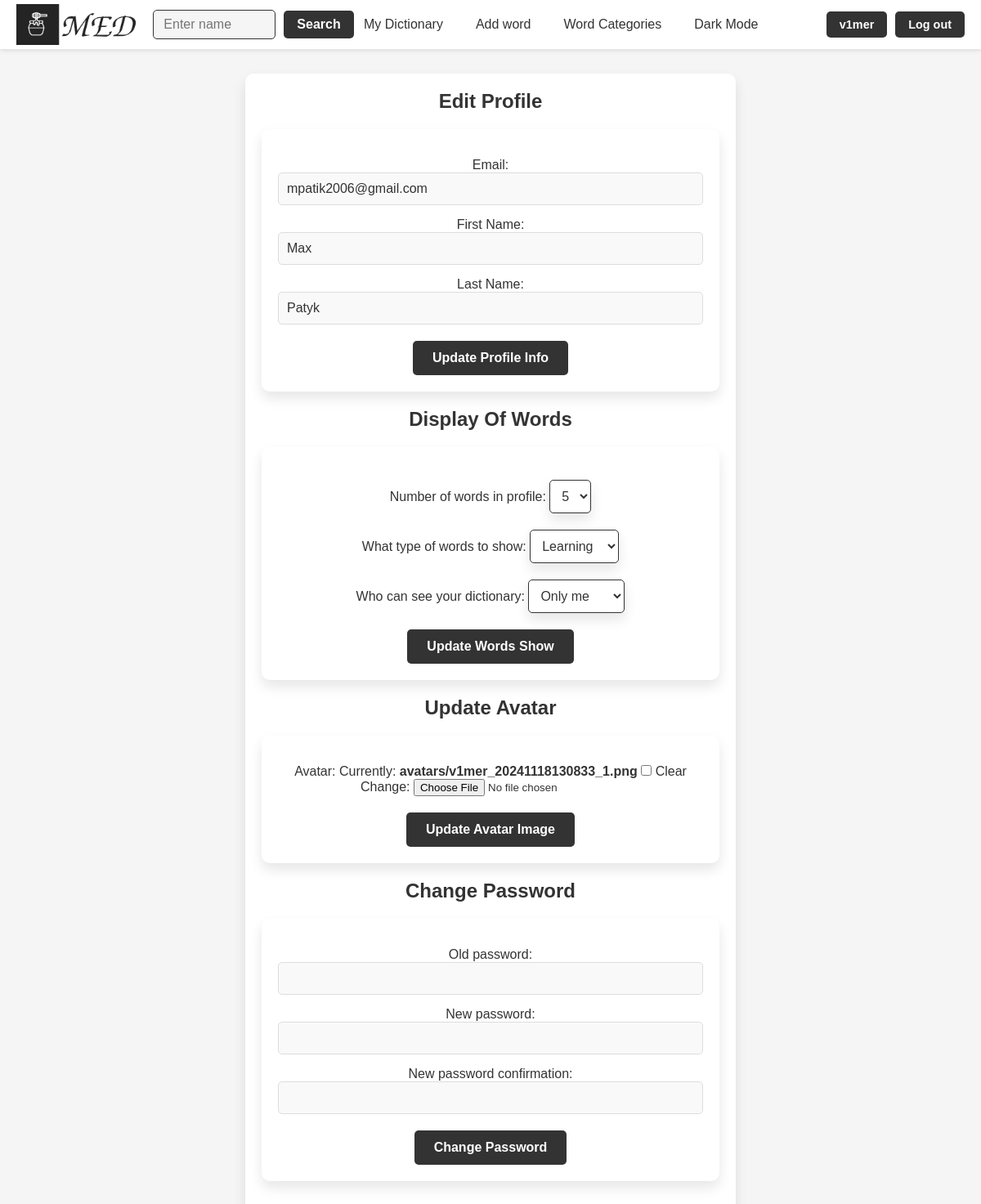
Page /edit_profile/ (signed in) on the earlier database version.
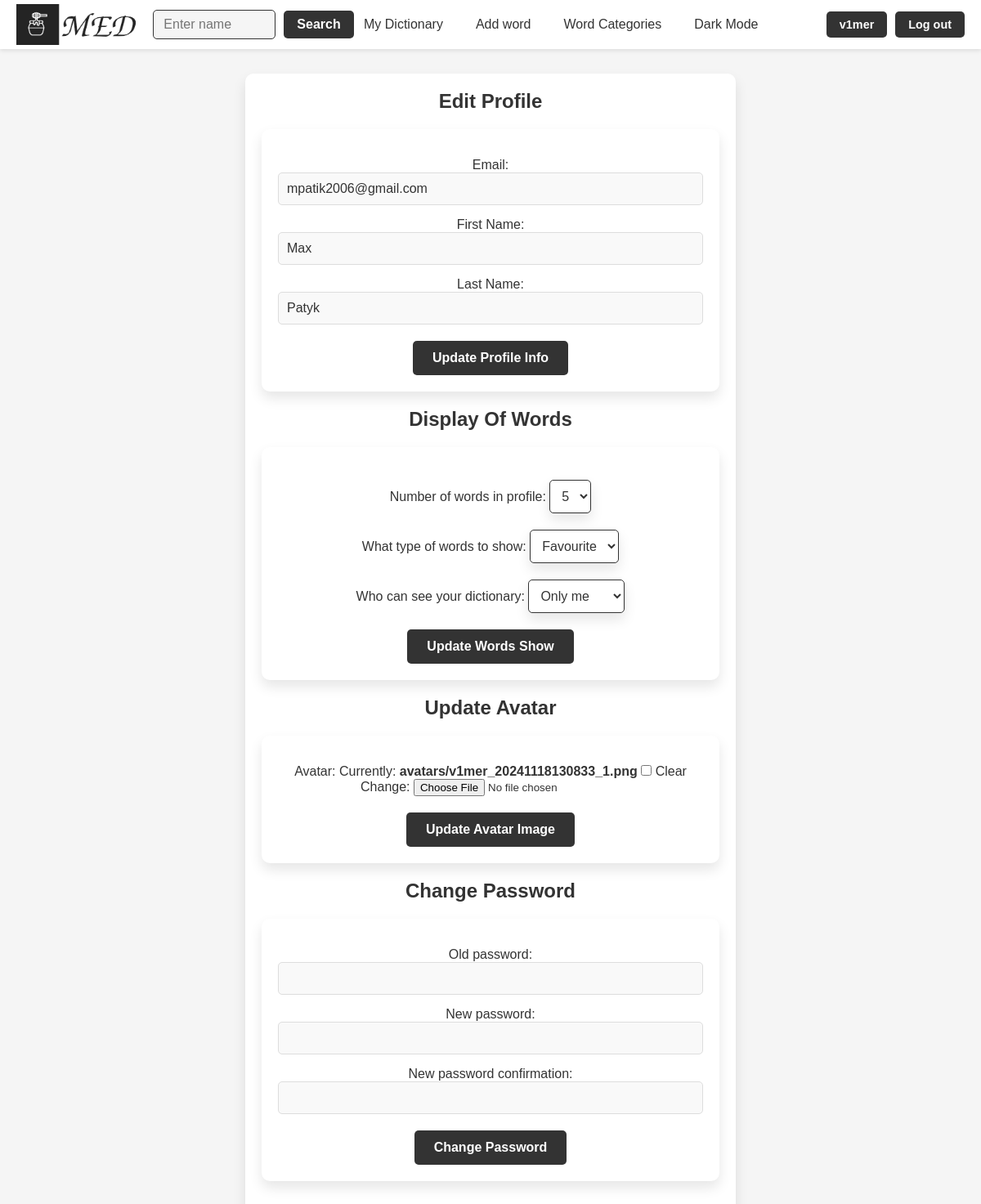
Same page on the later database version.
### med/models.py (models this page shows, shortened)
class UserProfile(models.Model):
    class Types(models.TextChoices):
        favourite = 'fav', 'Favourite'
        learning = 'learn', 'Learning'
    class NumberWords(models.IntegerChoices):
        five = 5, '5'
        three = 3, '3'
        one = 1, '1'
        zero = 0, '0'
    class WordsType(models.TextChoices):
        everybody = 'every', 'Everybody'
        friends = 'friends', 'Friends'
        only_me = 'only', 'Only me'
    user = models.OneToOneField(User, on_delete=models.CASCADE)
    avatar = models.ImageField(upload_to='avatars/', null=True, blank=True)
    words_num_in_prof = models.IntegerField(choices=NumberWords.choices, default=NumberWords.five)
    what_type_show = models.CharField(max_length=10, choices=Types.choices, default=Types.learning)
    access_dictionary = models.CharField(max_length=10, choices=WordsType.choices, default=WordsType.everybody)

### med/views.py (the view, shortened to what this page needs)
# urls.py: path('edit_profile/', views.EditProfileView.as_view(), name='edit_profile'),
@method_decorator(login_required, name='dispatch')
class EditProfileView(View):
    def get(self, request, *args, **kwargs):
        user_profile, created = UserProfile.objects.get_or_create(user=request.user)
        profile_form = EditProfileForm(instance=request.user)
        words_show_form = WordsShowForm(instance=user_profile)
        avatar_form = AvatarUpdateForm(instance=user_profile)
        password_form = ChengePasswordForm(user=request.user)
        return render(request, 'med/edit_profile.html', {
            'profile_form': profile_form,
            'words_show_form': words_show_form,
            'avatar_form': avatar_form,
            'password_form': password_form,
        })

### med/forms.py
class EditProfileForm(forms.ModelForm):
    email = forms.EmailField(label='Email', widget=forms.EmailInput())
    first_name = forms.CharField(label='First Name', required=False, widget=forms.TextInput())
    last_name = forms.CharField(label='Last Name', required=False, widget=forms.TextInput())
    class Meta:
        model = User
        fields = ['email', 'first_name', 'last_name']

class WordsShowForm(forms.ModelForm):
    class Meta:
        model = UserProfile
        fields = ['words_num_in_prof', 'what_type_show', 'access_dictionary']
        labels = {
            'words_num_in_prof': 'Number of words in profile',
            'what_type_show': 'What type of words to show',
            'access_dictionary': 'Who can see your dictionary'
        }
        widgets = {
            'words_num_in_prof': forms.Select(attrs={'class': 'form-select'}),
            'what_type_show': forms.Select(attrs={'class': 'form-select'}),
            'access_dictionary': forms.Select(attrs={'class': 'form-select'})
        }

### med/templates/med/edit_profile.html (shortened to what this page needs)
{% extends "base.html" %}
{% block content %}
<div class="profile-container">
    <h2>Edit Profile</h2>
    <form method="post">
        {{ profile_form.as_p }}
        <div class="buttons edit-buttons">
            <a href="#" onclick="this.closest('form').submit();" name="update_profile" class="btn">Update Profile Info</a>
        </div>
    </form>
    <h2>Display Of Words</h2>
    <form method="post">
        <div class="words_select">
            {{ words_show_form.words_num_in_prof.label_tag }}
            {{ words_show_form.words_num_in_prof }}
        </div>
        <div class="words_select">
            {{ words_show_form.what_type_show.label_tag }}
            {{ words_show_form.what_type_show }}
        </div>
        <div class="words_select">
            {{ words_show_form.access_dictionary.label_tag }}
            {{ words_show_form.access_dictionary }}
        </div>
        <div class="buttons edit-buttons">
            <a href="#" onclick="this.closest('form').submit();" name="update_words_show" class="btn">Update Words Show</a>
        </div>
    </form>
    <h2>Update Avatar</h2>
    <form method="post" enctype="multipart/form-data" class="avatar-form">
        {{ avatar_form.as_p }}
        <div class="buttons edit-buttons">
            <a href="#" onclick="this.closest('form').submit();" name="update_avatar" class="btn">Update Avatar Image</a>
        </div>
    </form>
    <h2>Change Password</h2>
    <form method="post">
        {{ password_form.as_p }}
        <div class="buttons edit-buttons">
            <a href="#" onclick="this.closest('form').submit();" name="change_password" class="btn">Change Password</a>
        </div>
    </form>
</div>
{% endblock %}

Differences in the rows shown:
changed UserProfile "Only me": what_type_show "Learning" → "Favourite"
